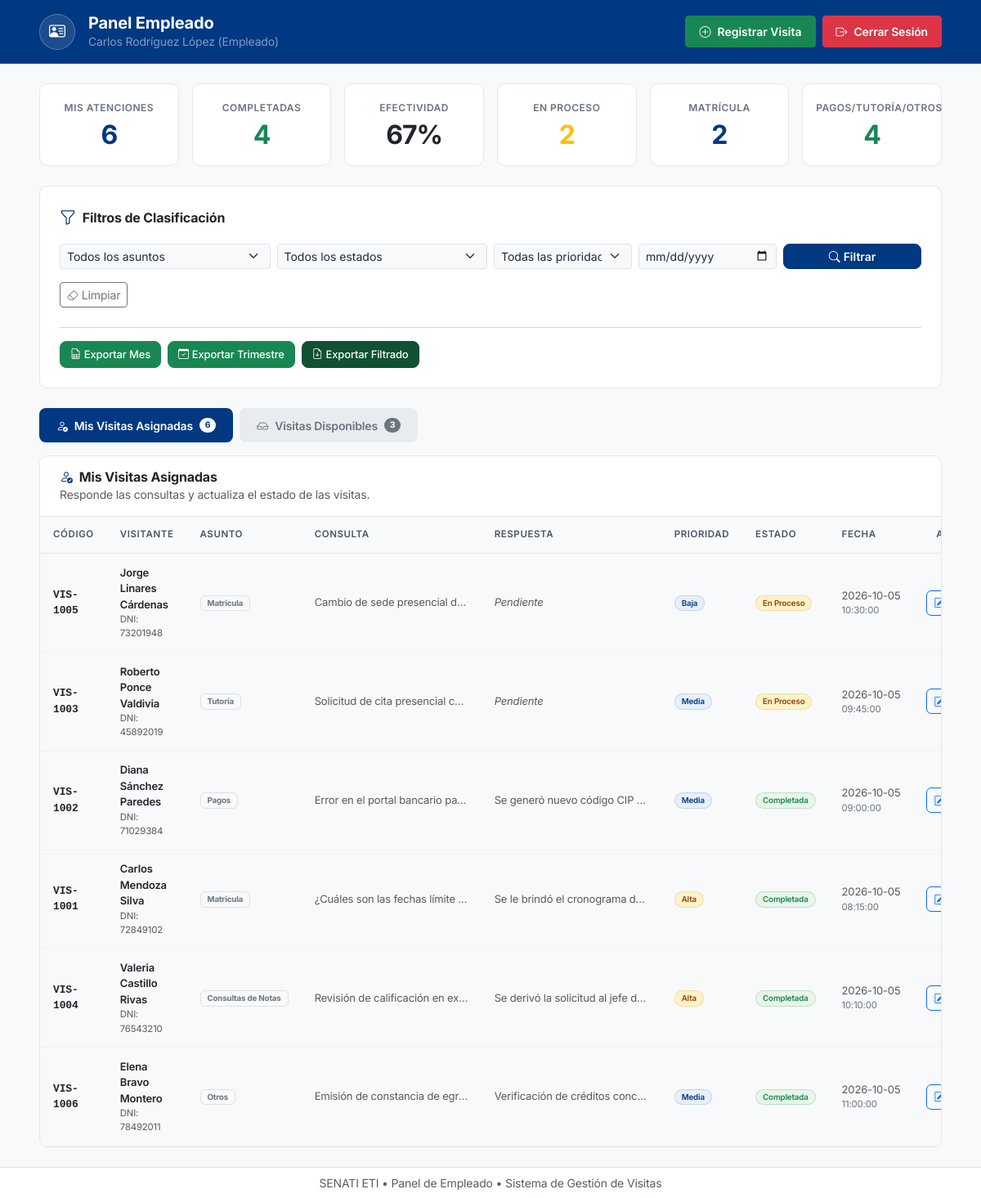
The app's page /empleado.php (signed in) with its own data.
### tables this page shows
CREATE TABLE `visitas` (
  `id` INT AUTO_INCREMENT PRIMARY KEY,
  `codigo` VARCHAR(30) NOT NULL UNIQUE,
  `visitante` VARCHAR(150) NOT NULL,
  `dni` VARCHAR(15) NULL,
  `asunto_id` INT NOT NULL,
  `consulta` TEXT NOT NULL,
  `respuesta` TEXT NULL,
  `prioridad` ENUM('Baja', 'Media', 'Alta', 'Urgente') NOT NULL DEFAULT 'Media',
  `estado` ENUM('En Espera', 'En Proceso', 'Completada', 'Cancelada') NOT NULL DEFAULT 'En Espera',
  `empleado_id` INT NULL,
  `fecha_registro` DATE NOT NULL,
  `hora_registro` TIME NOT NULL,
  `t_registro` DATETIME NOT NULL COMMENT 'Marca temporal de escaneo QR / llegada',
  `t_inicio` DATETIME NULL COMMENT 'Marca temporal al tomar el ticket en ventanilla',
  `t_cierre` DATETIME NULL COMMENT 'Marca temporal al completar y dictaminar respuesta',
  `created_at` TIMESTAMP DEFAULT CURRENT_TIMESTAMP,
  `updated_at` TIMESTAMP DEFAULT CURRENT_TIMESTAMP ON UPDATE CURRENT_TIMESTAMP,
  INDEX `idx_visitas_estado` (`estado`),
  INDEX `idx_visitas_empleado` (`empleado_id`),
  INDEX `idx_visitas_asunto` (`asunto_id`),
  INDEX `idx_visitas_fecha` (`fecha_registro`),
  INDEX `idx_visitas_t_registro` (`t_registro`),
  CONSTRAINT `fk_visitas_asunto` FOREIGN KEY (`asunto_id`) 
    REFERENCES `asuntos` (`id`) ON UPDATE CASCADE ON DELETE RESTRICT,
  CONSTRAINT `fk_visitas_empleado` FOREIGN KEY (`empleado_id`) 
    REFERENCES `empleados` (`id`) ON UPDATE CASCADE ON DELETE SET NULL
);

CREATE TABLE `asuntos` (
  `id` INT AUTO_INCREMENT PRIMARY KEY,
  `nombre` VARCHAR(80) NOT NULL UNIQUE,
  `descripcion` VARCHAR(255) NULL,
  `tiempo_sla_minutos` INT DEFAULT 15,
  `activo` TINYINT(1) DEFAULT 1,
  `created_at` TIMESTAMP DEFAULT CURRENT_TIMESTAMP
);

### auth_check.php (called while the page is built, shortened)
<?php
function verificarSesion(array $rolesPermitidos = []): array {
    $usuario = $_SESSION['usuario'];
    return $usuario;
}
?>

### empleado.php (the view, shortened to what this page needs)
<?php
require_once __DIR__ . '/auth_check.php';
$usuario = verificarSesion(['empleado', 'administrador']);
$pdo = obtenerConexion();
$empleadoId = $usuario['empleado_id'] ?? 1;
$tab = $_GET['tab'] ?? 'asignadas';
$filtroFecha = $_GET['fecha'] ?? '';
$sqlEmpKPI = "SELECT
    COUNT(*) AS total,
    SUM(CASE WHEN estado = 'Completada' THEN 1 ELSE 0 END) AS completadas,
    SUM(CASE WHEN estado = 'En Proceso' THEN 1 ELSE 0 END) AS en_proceso,
    SUM(CASE WHEN asunto_id = 1 THEN 1 ELSE 0 END) AS matricula,
    SUM(CASE WHEN asunto_id != 1 THEN 1 ELSE 0 END) AS otros
FROM visitas
WHERE empleado_id = :emp_id";
$stmtEmpKPI = $pdo->prepare($sqlEmpKPI);
$stmtEmpKPI->execute([':emp_id' => $empleadoId]);
$kpisEmp = $stmtEmpKPI->fetch();
$empTotal = (int)($kpisEmp['total'] ?? 0);
$empCompletadas = (int)($kpisEmp['completadas'] ?? 0);
$empEnProceso = (int)($kpisEmp['en_proceso'] ?? 0);
$empMatricula = (int)($kpisEmp['matricula'] ?? 0);
$empOtros = (int)($kpisEmp['otros'] ?? 0);
$empEfectividad = ($empTotal > 0) ? round(($empCompletadas / $empTotal) * 100) : 0;
$stmtDispCount = $pdo->query("SELECT COUNT(*) FROM visitas WHERE empleado_id IS NULL OR estado = 'En Espera'");
$disponiblesCount = (int)$stmtDispCount->fetchColumn();
$sqlAsignadas = "SELECT v.*, a.nombre AS asunto_nombre
                 FROM visitas v
                 JOIN asuntos a ON v.asunto_id = a.id
                 WHERE v.empleado_id = :emp_id";
$paramsAsignadas = [':emp_id' => $empleadoId];
$sqlAsignadas .= " ORDER BY v.t_registro DESC";
$stmtAsignadas = $pdo->prepare($sqlAsignadas);
$stmtAsignadas->execute($paramsAsignadas);
$visitasAsignadas = $stmtAsignadas->fetchAll();
$sqlDisponibles = "SELECT v.*, a.nombre AS asunto_nombre
                   FROM visitas v
                   JOIN asuntos a ON v.asunto_id = a.id
                   WHERE (v.empleado_id IS NULL OR v.estado = 'En Espera')";
$paramsDisp = [];
$sqlDisponibles .= " ORDER BY (v.prioridad = 'Urgente') DESC, v.t_registro ASC";
$stmtDisponibles = $pdo->prepare($sqlDisponibles);
$stmtDisponibles->execute($paramsDisp);
$visitasDisponibles = $stmtDisponibles->fetchAll();
?>
<!DOCTYPE html>
<html lang="es">
<head>
  <link href="https://cdn.jsdelivr.net/npm/bootstrap@5.3.3/dist/css/bootstrap.min.css" rel="stylesheet">
  <link rel="stylesheet" href="https://cdn.jsdelivr.net/npm/bootstrap-icons@1.11.3/font/bootstrap-icons.min.css">
  <link rel="stylesheet" href="css/senati-theme.css">
</head>
<body class="bg-light d-flex flex-column min-vh-100">
  <nav class="senati-navbar text-white py-3 px-3 px-lg-5">
    <div class="d-flex flex-wrap justify-content-between align-items-center gap-3">
      <div class="d-flex align-items-center gap-3">
        <div class="rounded-circle bg-white bg-opacity-10 border border-white border-opacity-25 d-flex align-items-center justify-content-center" style="width: 44px; height: 44px;">
          <i class="bi bi-person-vcard fs-5 text-white"></i>
        </div>
        <div>
          <h1 class="h5 fw-bold mb-0 text-white">Panel Empleado</h1>
          <p class="small text-white-50 mb-0"><?php echo htmlspecialchars($usuario['nombre']); ?> (<?php echo htmlspecialchars($usuario['username']); ?>)</p>
        </div>
      </div>
      <div class="d-flex flex-wrap align-items-center gap-2">
        <button type="button" class="btn btn-sm btn-success d-flex align-items-center gap-2 fw-semibold px-3 py-2" data-bs-toggle="modal" data-bs-target="#modalRegisterVisit">
          <i class="bi bi-plus-circle"></i>
          <span>Registrar Visita</span>
        </button>
        <a href="logout.php" class="btn btn-sm btn-danger d-flex align-items-center gap-2 fw-semibold px-3 py-2">
          <i class="bi bi-box-arrow-right"></i>
          <span>Cerrar Sesión</span>
        </a>
      </div>
    </div>
  </nav>
  <main class="container-fluid px-3 px-lg-5 py-4 flex-grow-1">
    <div class="row g-3 mb-4">
      <div class="col-6 col-md-4 col-xl-2">
        <div class="kpi-card">
          <div class="kpi-title">Mis Atenciones</div>
          <div class="kpi-value text-primary"><?php echo $empTotal; ?></div>
        </div>
      </div>
      <div class="col-6 col-md-4 col-xl-2">
        <div class="kpi-card">
          <div class="kpi-title">Completadas</div>
          <div class="kpi-value text-success"><?php echo $empCompletadas; ?></div>
        </div>
      </div>
      <div class="col-6 col-md-4 col-xl-2">
        <div class="kpi-card">
          <div class="kpi-title">Efectividad</div>
          <div class="kpi-value text-dark"><?php echo $empEfectividad; ?>%</div>
        </div>
      </div>
      <div class="col-6 col-md-4 col-xl-2">
        <div class="kpi-card">
          <div class="kpi-title">En Proceso</div>
          <div class="kpi-value text-warning"><?php echo $empEnProceso; ?></div>
        </div>
      </div>
      <div class="col-6 col-md-4 col-xl-2">
        <div class="kpi-card">
          <div class="kpi-title">Matrícula</div>
          <div class="kpi-value text-primary"><?php echo $empMatricula; ?></div>
        </div>
      </div>
      <div class="col-6 col-md-4 col-xl-2">
        <div class="kpi-card">
          <div class="kpi-title">Pagos/Tutoría/Otros</div>
          <div class="kpi-value text-success"><?php echo $empOtros; ?></div>
        </div>
      </div>
    </div>
    <div class="card card-flat p-4 mb-4">
      <div class="d-flex align-items-center gap-2 mb-3">
        <i class="bi bi-funnel text-primary fs-5"></i>
        <h2 class="h6 fw-bold mb-0 text-dark">Filtros de Clasificación</h2>
      </div>
      <form method="GET" action="empleado.php" class="row g-2 mb-3">
        <div class="col-12 col-sm-6 col-lg-3">
          <select name="asunto" class="form-select form-select-sm">
            <option value="">Todos los asuntos</option>
          </select>
        </div>
        <div class="col-12 col-sm-6 col-lg-3">
          <select name="estado" class="form-select form-select-sm">
            <option value="">Todos los estados</option>
          </select>
        </div>
        <div class="col-12 col-sm-6 col-lg-2">
          <select name="prioridad" class="form-select form-select-sm">
            <option value="">Todas las prioridades</option>
          </select>
        </div>
        <div class="col-12 col-sm-6 col-lg-2">
          <input type="date" name="fecha" value="<?php echo htmlspecialchars($filtroFecha); ?>" class="form-control form-control-sm">
        </div>
        <div class="col-12 col-lg-2">
          <button type="submit" class="btn btn-sm btn-senati-primary w-100 d-flex align-items-center justify-content-center gap-1">
            <i class="bi bi-search"></i>
            <span>Filtrar</span>
          </button>
        </div>
      </form>
      <div class="d-flex align-items-center gap-2 mb-3">
        <a href="empleado.php?tab=<?php echo htmlspecialchars($tab); ?>" class="btn btn-sm btn-outline-secondary d-flex align-items-center gap-1">
          <i class="bi bi-eraser"></i>
          <span>Limpiar</span>
        </a>
      </div>
      <hr class="text-muted opacity-25 my-2">
      <div class="d-flex flex-wrap align-items-center gap-2 pt-2">
        <a href="acciones.php?accion=exportar_csv&tipo=mes" class="btn btn-export-green d-flex align-items-center gap-1">
          <i class="bi bi-file-earmark-spreadsheet"></i>
          <span>Exportar Mes</span>
        </a>
        <a href="acciones.php?accion=exportar_csv&tipo=trimestre" class="btn btn-export-green d-flex align-items-center gap-1">
          <i class="bi bi-calendar-check"></i>
          <span>Exportar Trimestre</span>
        </a>
        <a href="acciones.php?accion=exportar_csv&tipo=filtrado" class="btn btn-export-darkgreen d-flex align-items-center gap-1">
          <i class="bi bi-file-earmark-arrow-down"></i>
          <span>Exportar Filtrado</span>
        </a>
      </div>
    </div>
    <ul class="nav nav-workflow d-flex gap-2 mb-3">
      <li class="nav-item">
        <a href="?tab=asignadas" class="nav-link <?php echo ($tab === 'asignadas') ? 'active' : ''; ?> d-flex align-items-center gap-2">
          <i class="bi bi-person-check"></i>
          <span>Mis Visitas Asignadas</span>
          <span class="badge bg-white text-primary rounded-pill small"><?php echo count($visitasAsignadas); ?></span>
        </a>
      </li>
      <li class="nav-item">
        <a href="?tab=disponibles" class="nav-link <?php echo ($tab === 'disponibles') ? 'active' : ''; ?> d-flex align-items-center gap-2">
          <i class="bi bi-inbox"></i>
          <span>Visitas Disponibles</span>
          <span class="badge bg-secondary rounded-pill small"><?php echo $disponiblesCount; ?></span>
        </a>
      </li>
    </ul>
    <div class="card card-flat overflow-hidden">
      <div class="p-3 px-4 border-bottom bg-white">
        <h3 class="h6 fw-bold mb-0 text-dark">
          <?php if ($tab === 'asignadas'): ?>
            <i class="bi bi-person-check text-primary me-2"></i>Mis Visitas Asignadas
          <?php else: ?>
            <i class="bi bi-inbox text-primary me-2"></i>Visitas Disponibles (Cola Compartida)
          <?php endif; ?>
        </h3>
        <p class="text-muted small mb-0">
          <?php echo ($tab === 'asignadas') ? 'Responde las consultas y actualiza el estado de las visitas.' : 'Toma tickets de la cola para una distribución equitativa de carga laboral.'; ?>
        </p>
      </div>
      <div class="table-responsive">
        <table class="table table-senati table-hover align-middle">
          <thead>
            <tr>
              <th scope="col">Código</th>
              <th scope="col">Visitante</th>
              <th scope="col">Asunto</th>
              <th scope="col" style="min-width: 180px;">Consulta</th>
              <th scope="col" style="min-width: 180px;">Respuesta</th>
              <th scope="col">Prioridad</th>
              <th scope="col">Estado</th>
              <th scope="col">Fecha</th>
              <th scope="col" class="text-center">Acciones</th>
            </tr>
          </thead>
          <tbody>
            <?php
            $listaActual = ($tab === 'asignadas') ? $visitasAsignadas : $visitasDisponibles;
            if (!empty($listaActual)):
              foreach ($listaActual as $v):
                $badgePrioridad = match($v['prioridad']) {
                  'Alta' => 'badge-subtle-warning',
                  'Urgente' => 'badge-subtle-danger',
                  default => 'badge-subtle-primary'
                };
                $badgeEstado = match($v['estado']) {
                  'Completada' => 'badge-subtle-success',
                  'En Proceso' => 'badge-subtle-warning',
                  default => 'badge-subtle-danger'
                };
            ?>
              <tr>
                <td class="fw-bold font-monospace text-dark"><?php echo htmlspecialchars($v['codigo']); ?></td>
                <td>
                  <div class="fw-semibold text-dark"><?php echo htmlspecialchars($v['visitante']); ?></div>
                  <div class="text-muted small">DNI: <?php echo htmlspecialchars($v['dni'] ?? 'Sin reg.'); ?></div>
                </td>
                <td><span class="badge bg-light text-secondary border px-2 py-1"><?php echo htmlspecialchars($v['asunto_nombre']); ?></span></td>
                <td class="text-muted text-truncate" style="max-width: 220px;" title="<?php echo htmlspecialchars($v['consulta']); ?>">
                  <?php echo htmlspecialchars($v['consulta']); ?>
                </td>
                <td class="text-muted text-truncate" style="max-width: 220px;" title="<?php echo htmlspecialchars($v['respuesta'] ?? ''); ?>">
                  <?php echo !empty($v['respuesta']) ? htmlspecialchars($v['respuesta']) : '<span class="text-muted fst-italic">Pendiente</span>'; ?>
                </td>
                <td><span class="badge <?php echo $badgePrioridad; ?> px-2 py-1 rounded-pill"><?php echo htmlspecialchars($v['prioridad']); ?></span></td>
                <td><span class="badge <?php echo $badgeEstado; ?> px-2 py-1 rounded-pill"><?php echo htmlspecialchars($v['estado']); ?></span></td>
                <td class="text-nowrap small text-muted">
                  <div><?php echo htmlspecialchars($v['fecha_registro']); ?></div>
                  <div class="text-secondary small"><?php echo htmlspecialchars($v['hora_registro']); ?></div>
                </td>
                <td class="text-center">
                  <?php if ($tab === 'asignadas'): ?>
                    <button type="button" class="btn btn-sm btn-outline-primary py-1 px-2.5 rounded-2 d-inline-flex align-items-center gap-1"
                            onclick="cargarModalRespuesta(<?php echo htmlspecialchars(json_encode($v)); ?>)">
                      <i class="bi bi-pencil-square"></i>
                    </button>
                  <?php endif; ?>
                </td>
              </tr>
            <?php endforeach; endif; ?>
          </tbody>
        </table>
      </div>
    </div>
  </main>
  <footer class="bg-white border-top py-2 px-4 text-center text-muted small mt-auto">
    SENATI ETI • Panel de Empleado • Sistema de Gestión de Visitas
  </footer>
</body>
</html>

### records on screen
visitas: codigo "VIS-1005", visitante "Jorge Linares Cárdenas", dni "73201948", asunto.nombre "Matrícula", consulta "Cambio de sede presencial d…", shows "Pendiente", prioridad "Baja", estado "En Proceso", fecha_registro "2026-10-05", hora_registro "10:30:00"
visitas: codigo "VIS-1003", visitante "Roberto Ponce Valdivia", dni "45892019", asunto.nombre "Tutoría", consulta "Solicitud de cita presencial c…", shows "Pendiente", prioridad "Media", estado "En Proceso", fecha_registro "2026-10-05", hora_registro "09:45:00"
visitas: codigo "VIS-1002", visitante "Diana Sánchez Paredes", dni "71029384", asunto.nombre "Pagos", consulta "Error en el portal bancario pa…", respuesta "Se generó nuevo código CIP…", prioridad "Media", estado "Completada", fecha_registro "2026-10-05", hora_registro "09:00:00"
visitas: codigo "VIS-1001", visitante "Carlos Mendoza Silva", dni "72849102", asunto.nombre "Matrícula", consulta "¿Cuáles son las fechas límite…", respuesta "Se le brindó el cronograma d…", prioridad "Alta", estado "Completada", fecha_registro "2026-10-05", hora_registro "08:15:00"
visitas: codigo "VIS-1004", visitante "Valeria Castillo Rivas", dni "76543210", asunto.nombre "Consultas de Notas", consulta "Revisión de calificación en ex…", respuesta "Se derivó la solicitud al jefe d…", prioridad "Alta", estado "Completada", fecha_registro "2026-10-05", hora_registro "10:10:00"
visitas: codigo "VIS-1006", visitante "Elena Bravo Montero", dni "78492011", asunto.nombre "Otros", consulta "Emisión de constancia de egr…", respuesta "Verificación de créditos conc…", prioridad "Media", estado "Completada", fecha_registro "2026-10-05", hora_registro "11:00:00"

### other values on screen
$usuario['nombre'] "Carlos Rodríguez López"
$usuario['username'] "Empleado"
$empTotal "6"
$empCompletadas "4"
$empEfectividad "67"
$empEnProceso "2"
$empMatricula "2"
$empOtros "4"
count($visitasAsignadas) "6"
$disponiblesCount "3"
